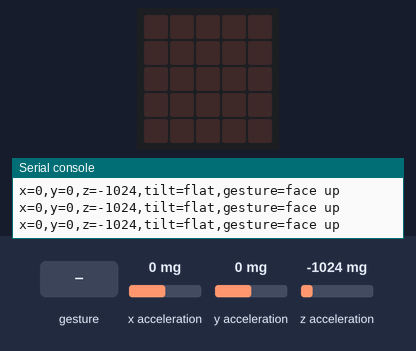
Recording of a program running on a simulated BBC micro:bit running MicroPython. Parts: the board's 5×5 LED display, the last lines printed to the serial console. The inputs (shaded band) are chosen by the test bench; at power-on: x acceleration 0 mg, y acceleration 0 mg, z acceleration -1024 mg. A tilt is held for 1.5 s and a shake lasts 1 s, then the board lies face up again.

Above: at 1.2 s.
1.3 s: gesture 'shake'
At 2.03 s:
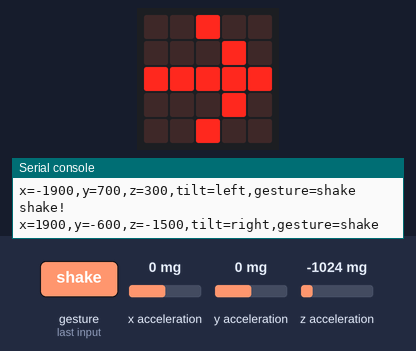
3.9 s: x acceleration set to -1440 mg
At 5.2 s:
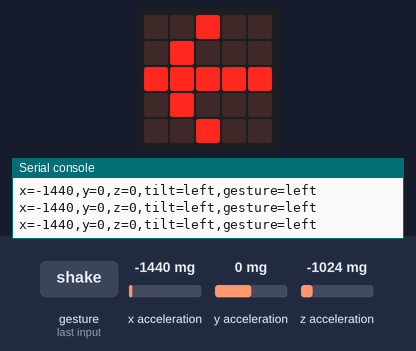
5.5 s: gesture 'right'
At 6.8 s:
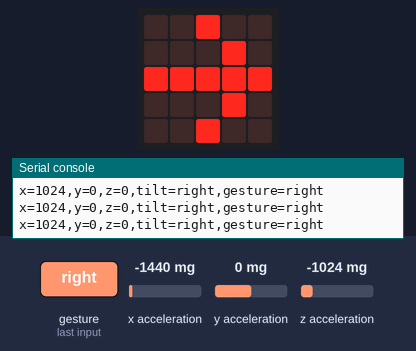
Timing chart, 0 to 8.5 s (numbered marks = the images above; inputs shaded):
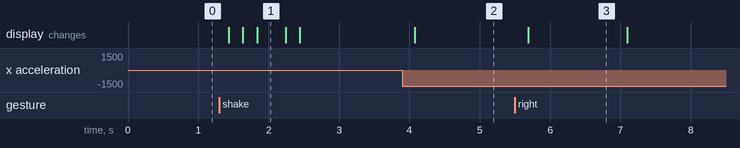

The program:

main.py
```python
# Lab 06 - motion: read the accelerometer (milli-g), turn X into a tilt
# direction, react to gestures, and log everything to serial.
from microbit import *

TILT_MG = 300     # |x| above this counts as a left/right tilt


def tilt(x):
    # axis threshold: X axis in milli-g -> direction (pure logic).
    if x > TILT_MG:
        return "right"
    if x < -TILT_MG:
        return "left"
    return "flat"


def step():
    # gravity vector: about 1000 mg in total when still, split across x, y, z.
    x, y, z = accelerometer.get_values()
    gesture = accelerometer.current_gesture()   # polling keeps gesture detection running
    direction = tilt(x)
    print("x={},y={},z={},tilt={},gesture={}".format(x, y, z, direction, gesture))
    if accelerometer.was_gesture("shake"):      # one-shot event: True once per shake, then cleared
        print("shake!")
        display.show(Image.SURPRISED)
    elif direction == "right":
        display.show(Image.ARROW_E)
    elif direction == "left":
        display.show(Image.ARROW_W)
    else:
        display.clear()
    return direction


def main():
    while True:
        step()
        sleep(200)


if __name__ == "__main__":
    main()
```

Measured:
- after the input at 1.3 s, the display: changes after 0.13 s (image 1)
- after the input at 3.9 s, the display: changes after 0.18 s (image 2)
- after the input at 5.5 s, the display: changes after 0.19 s (image 3)
- what the display in image 1 shows lasts 0.4 s, from 1.8 s to 2.2 s
- what the display in image 3 shows lasts 1.4 s, from 5.7 s to 7.1 s
